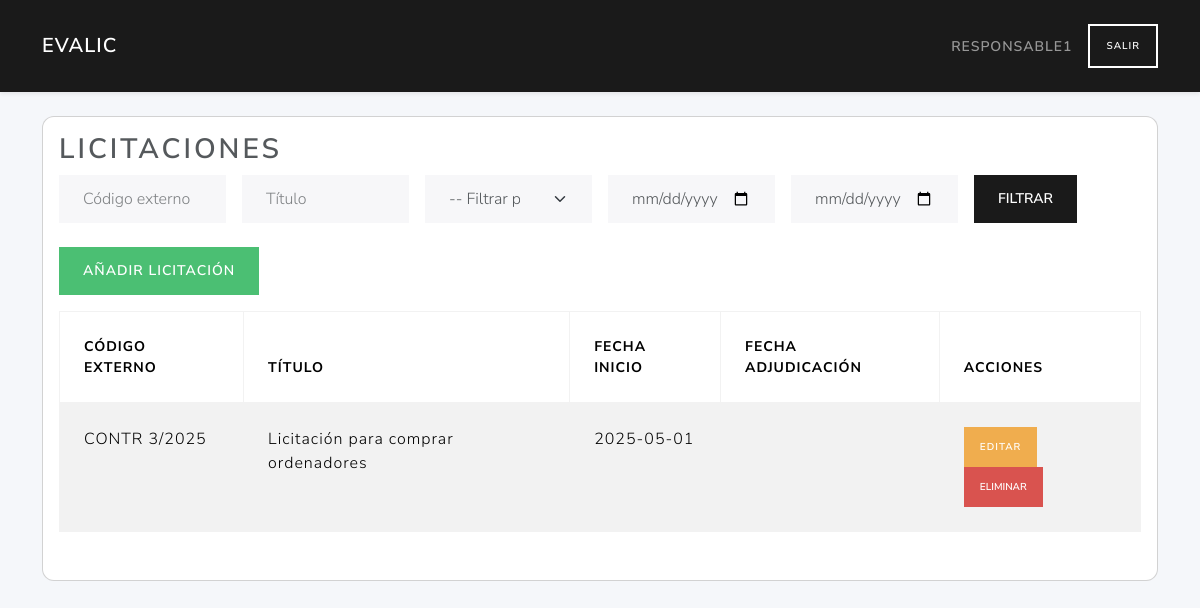
The page /licitaciones/ (signed in) on the database as committed earlier.
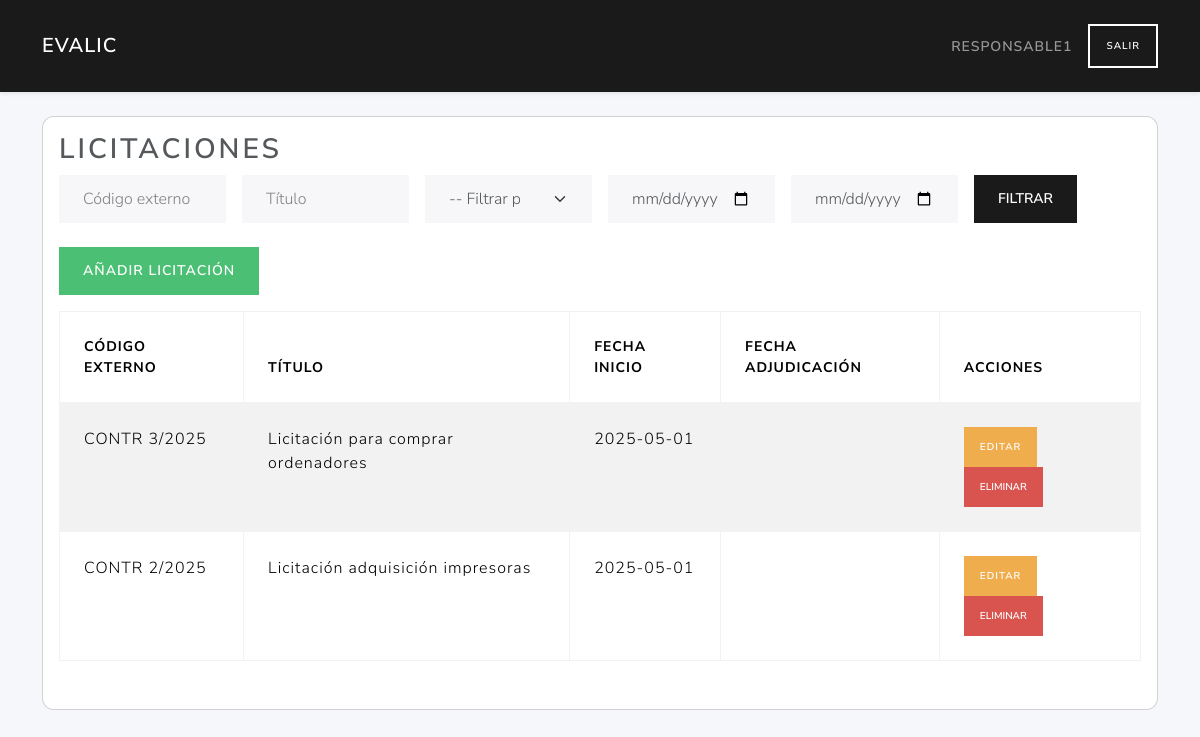
The same page on the database as committed later.
### tables this page shows
CREATE TABLE licitaciones (
        id INTEGER PRIMARY KEY AUTOINCREMENT,
        user_id INTEGER NOT NULL,
        external_id TEXT NOT NULL,
        title TEXT NOT NULL,
        description TEXT,
        fecha_inicio TEXT NOT NULL,
        fecha_adjudicacion TEXT,
        FOREIGN KEY (user_id) REFERENCES users(id)
    );

### routes/licitaciones_routes.py (the view, shortened to what this page needs)
@licitaciones_bp.route('/', methods=('GET',))
def index():
    if 'user_id' not in session or session.get('role_id') != 2:
        return redirect(url_for('auth.login'))
    db = get_db(current_app)
    user_id = session.get('user_id')
    lic_rows = list_licitaciones(db)
    licitaciones = [l for l in lic_rows if l['user_id'] == user_id]
    external_id  = request.args.get('external_id', '').strip()
    title        = request.args.get('title', '').strip()
    fecha_tipo   = request.args.get('fecha_tipo', '')
    fecha_desde  = request.args.get('fecha_desde', '')
    fecha_hasta  = request.args.get('fecha_hasta', '')
    if external_id:
       licitaciones = [
           l for l in licitaciones
           if external_id.lower() in (l['external_id'] or '').lower()
       ]
    if title:
       licitaciones = [
           l for l in licitaciones
           if title.lower() in (l['title'] or '').lower()
       ]
    page = request.args.get('page', 1, type=int)
    per_page = current_app.config.get('LIC_PER_PAGE', 10)
    total = len(licitaciones)
    total_pages = ceil(total / per_page) if total else 1
    start = (page - 1) * per_page
    end = start + per_page
    licitaciones = licitaciones[start:end]
    responsable_id = get_role_id(db, 'responsable')
    is_responsable = session.get('role_id') == responsable_id
    return render_template(
        'licitaciones/index.html',
        licitaciones=licitaciones,
        is_responsable=is_responsable,
        total_pages=total_pages,
        current_page=page,
        request=request
    )

### app.py (called while the page is built)
def create_app():
    app = Flask(__name__)
    app.config.from_object(Config)
    @app.context_processor
    def utility_processor():
        from flask import request, url_for
        def url_for_other_page(page):
            args = request.args.copy()
            args['page'] = page
            return url_for('licitaciones.index', **args)
        return dict(url_for_other_page=url_for_other_page)
    app.teardown_appcontext(close_connection)
    with app.app_context():
        init_db(app)
    app.register_blueprint(auth_bp)
    app.register_blueprint(user_bp)
    app.register_blueprint(licitaciones_bp)
    app.register_blueprint(ofertas_bp)
    app.register_blueprint(licitantes_bp)
    app.register_blueprint(evaluador_bp)
    from routes.criterios_routes import criterios_bp
    app.register_blueprint(criterios_bp)
    return app

### models/dao.py (called while the page is built)
def get_db(app):
    db = getattr(g, '_database', None)
    if db is None:
        db = g._database = sqlite3.connect(app.config['DATABASE'])
        db.row_factory = sqlite3.Row
    return db

def close_connection(exception):
    db = getattr(g, '_database', None)
    if db is not None:
        db.close()

### services/licitacion_service.py (called while the page is built)
def list_licitaciones(db):
    return data_list(db)

### templates/licitaciones/index.html (shortened to what this page needs)
{% extends 'base.html' %}
{% block content %}
<div class="card mb-4">
  <div class="card-body">
    <h2 class="card-title">Licitaciones</h2>
    <form method="get" class="row g-3 mb-4 flex-nowrap">
      <div class="col-md-2">
        <input type="text" name="external_id" class="form-control" placeholder="Código externo" value="{{ request.args.get('external_id', '') }}">
      </div>
      <div class="col-md-2">
        <input type="text" name="title" class="form-control" placeholder="Título" value="{{ request.args.get('title', '') }}">
      </div>
      <div class="col-md-2">
        <select name="fecha_tipo" class="form-select">
          <option value="">-- Filtrar por fecha --</option>
        </select>
      </div>
      <div class="col-md-2">
        <input type="date" name="fecha_desde" class="form-control" value="{{ request.args.get('fecha_desde', '') }}">
      </div>
      <div class="col-md-2">
        <input type="date" name="fecha_hasta" class="form-control" value="{{ request.args.get('fecha_hasta', '') }}">
      </div>
      <div class="col-md-2">
        <button type="submit" class="btn btn-primary">Filtrar</button>
      </div>
    </form>
    <a href="{{ url_for('licitaciones.create_licitacion_route') }}" class="btn btn-success mb-3">Añadir licitación</a>
    <table class="table table-bordered table-striped">
      <thead>
        <tr>
          <th>Código externo</th>
          <th>Título</th>
          <th>Fecha inicio</th>
          <th>Fecha adjudicación</th>
          <th>Acciones</th>
        </tr>
      </thead>
      <tbody>
        {% for lic in licitaciones %}
        <tr>
          <td>{{ lic.external_id }}</td>
          <td>{{ lic.title }}</td>
          <td>{{ lic.fecha_inicio }}</td>
          <td>{{ lic.fecha_adjudicacion }}</td>
          <td>
            <a href="{{ url_for('licitaciones.edit_licitacion_route', lic_id=lic.id) }}" class="btn btn-sm btn-warning">Editar</a>
            {% if is_responsable %}
              <form action="{{ url_for('licitaciones.delete_licitacion_route', lic_id=lic.id) }}" method="post" style="display:inline-block;" onsubmit="return confirm('¿Estás seguro de que quieres eliminar esta licitación?');">
                <button type="submit" class="btn btn-danger btn-sm">Eliminar</button>
              </form>
            {% endif %}
          </td>
        </tr>
        {% endfor %}
      </tbody>
    </table>
  </div>
</div>
{% endblock %}

Rows that differ between the two databases and show on the page:
added licitaciones: external_id "CONTR 2/2025", title "Licitación adquisición impresoras", fecha_inicio "2025-05-01"
